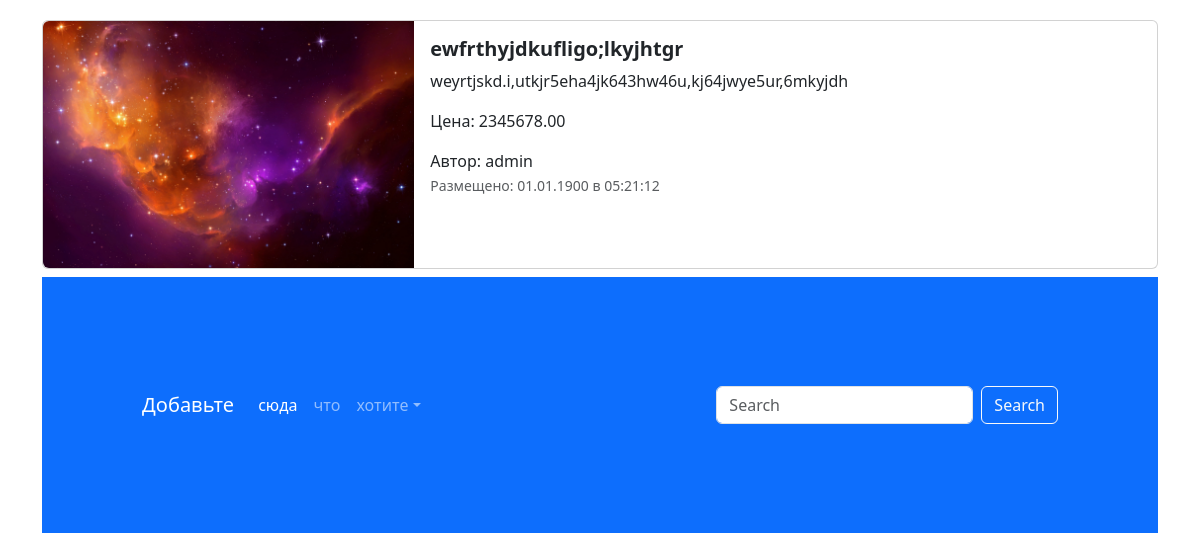
/ (lower part), run on an earlier commit of the app's database.
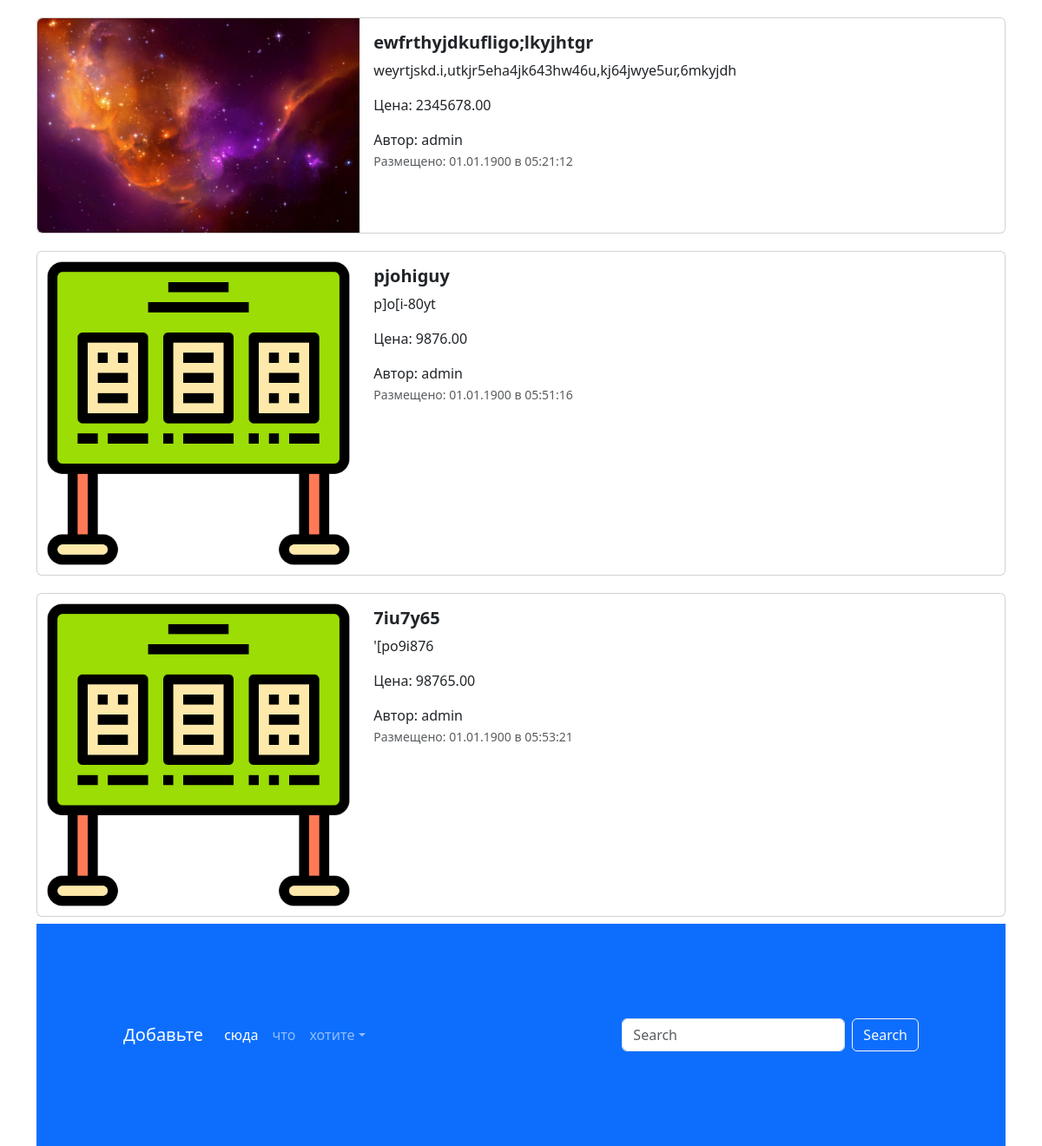
And on a later commit of the database.
### add/models.py (models this page shows, shortened)
class Advert(models.Model):
    title = models.CharField("Заголовок", max_length=128)
    description = models.TextField("Описание")
    price = models.DecimalField("Цена", max_digits=10, decimal_places=2)
    auction = models.BooleanField("Торг", help_text="Отметьте, если торг уместен")
    created_at = models.DateTimeField(auto_now_add=True)
    updated_at = models.DateTimeField(auto_now=True)
    user = models.ForeignKey(user, verbose_name="Пользователь", on_delete=models.CASCADE)
    image = models.ImageField("Изображение", upload_to="adverts/", default="adverts/adv.png")
    @admin.display(description='Дата создания')
    def date_of_creation(self):
        from django.utils import timezone
        if self.created_at.date() == timezone.now().date():
            created_time = self.created_at.time().strftime("%H:%M:%S")
            return format_html(
                '<span style="color: green; font-weight: bold"> Сегодня в {}</span>', created_time
            )
        return self.created_at.time().strftime("%d.%m.%Y в %H:%M:%S")
    class Meta:
       db_table = 'advertisements'

### add/views.py (the view)
# urls.py: path('', index,  name='main-page'),
def index(request):
    if isinstance(request.user, AnonymousUser):
        user_is_authenticate = False
    else:
        user = authenticate(request, username=request.user.username, password=request.user.password)
        user_is_authenticate = user is None
    adverts = Advert.objects.all()
    context = {"adverts": adverts,
               'user_is_authenticate': user_is_authenticate
               }
    return render(request, 'add/index.html', context)

### templates/add/index.html (shortened to what this page needs)
{% extends 'base.html' %}
{% load static %}
{% block content %}
<div class="container">
  {% for adv in adverts %}
  <div class="col">
    <div class="card mb-2" style="max-width: 1200px; margin-top: 20px;">
      <div class="row g-0">
        <div class="col-md-4">
          <a href="advertisement.html" class="nav-link">
            <img src="{% if adv.image %} {{ adv.image.url }} {% endif %}" class="img-fluid rounded-start" alt="Card title">
          </a>
        </div>
        <div class="col-md-8">
          <div class="card-body">
            <h5 class="card-title">
              <a href="advertisement.html" class="nav-link"><strong>{{adv.title}}</strong></a>
            </h5>
            <a href="advertisement.html" class="nav-link">
              <p class="card-text">
                {{adv.description}}
              </p>
              <p>Цена: {{adv.price}}</p>
              <span>Автор: {{adv.user}}</span>
              <p class="card-text"><small class="text-muted">Размещено: {{adv.date_of_creation}}</small></p>
            </a>
          </div>
        </div>
      </div>
    </div>
</div>
{% endfor %}
<footer style="padding: 100px;" class="bg-primary">
  <nav class="navbar navbar-expand-sm navbar-dark">
    <a class="navbar-brand" href="#">Добавьте</a>
    <div class="collapse navbar-collapse" id="collapsibleNavId">
      <ul class="navbar-nav me-auto mt-2 mt-lg-0">
        <li class="nav-item">
          <a class="nav-link active" href="#" aria-current="page">сюда</a>
        </li>
        <li class="nav-item">
          <a class="nav-link" href="#">что</a>
        </li>
        <li class="nav-item dropdown">
          <a class="nav-link dropdown-toggle" href="#" id="dropdownId" data-bs-toggle="dropdown" aria-haspopup="true"
             aria-expanded="false">хотите</a>
        </li>
      </ul>
      <form class="d-flex my-2 my-lg-0">
        <input class="form-control me-sm-2" type="text" placeholder="Search">
        <button class="btn btn-outline-light my-2 my-sm-0" type="submit">Search</button>
      </form>
    </div>
  </nav>
</footer>
{% endblock %}

### templates/base.html (shortened to what this page needs)
<!DOCTYPE html>
<html lang="en">
{% load static %}
<head>
  <link href="{% static 'css/bootstrap.min.css' %}" rel="stylesheet">
  <link rel="stylesheet" href="{% static 'css/fontello.css' %}">
</head>
<body>
{% block content %}{% endblock %}
</body>
</html>

What changed in the data, as far as the page shows it:
added Advert: image (picture), title "pjohiguy", description "p]o[i-80yt", price "9876.00", user "admin", date_of_creation "01.01.1900 в 05:51:16"
added Advert: image (picture), title "7iu7y65", description "'[po9i876", price "98765.00", user "admin", date_of_creation "01.01.1900 в 05:53:21"
